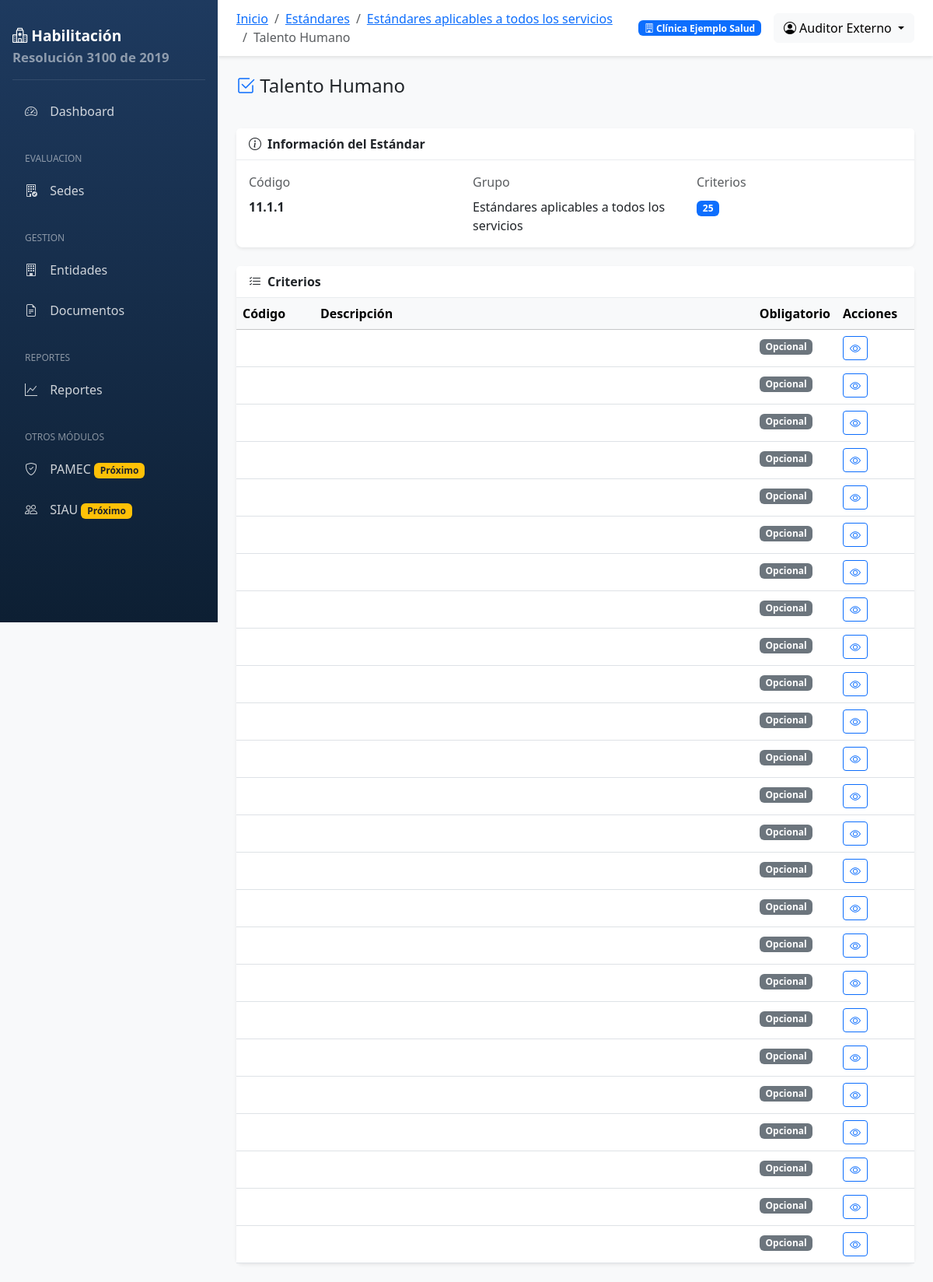
The app's page /estandares/estandar/53/ (signed in) with its own data.
### estandares/models.py (models this page shows, shortened)
class Estandar(models.Model):
    grupo = models.ForeignKey(
        GrupoEstandar,
        on_delete=models.CASCADE,
        related_name='estandares',
        verbose_name='Grupo'
    )
    codigo = models.CharField('Código', max_length=20)
    codigo_corto = models.CharField(
        'Código corto',
        max_length=20,
        blank=True,
        help_text='Código abreviado para uso interno (ej: TSTH, INF, DOT)'
    )
    nombre = models.CharField('Nombre', max_length=200)
    descripcion = models.TextField('Descripción', blank=True)
    paginas_resolucion = models.CharField(
        'Páginas en resolución',
        max_length=20,
        blank=True,
        help_text='Referencia a páginas en la resolución original'
    )
    orden = models.PositiveIntegerField('Orden de presentación', default=0)
    activo = models.BooleanField('Activo', default=True)
    class Meta:
        verbose_name = 'Estándar'
        verbose_name_plural = 'Estándares'
        ordering = ['grupo', 'orden', 'codigo']
        unique_together = ['grupo', 'codigo']

class GrupoEstandar(models.Model):
    codigo = models.CharField('Código', max_length=10, unique=True)
    nombre = models.CharField('Nombre', max_length=200)
    descripcion = models.TextField('Descripción', blank=True)
    aplica_todos = models.BooleanField(
        'Aplica a todos los servicios',
        default=False,
        help_text='Indica si este grupo aplica a todos los servicios (como el grupo 11.1)'
    )
    orden = models.PositiveIntegerField('Orden de presentación', default=0)
    activo = models.BooleanField('Activo', default=True)
    class Meta:
        verbose_name = 'Grupo de Estándares'
        verbose_name_plural = 'Grupos de Estándares'
        ordering = ['orden', 'codigo']

class Criterio(models.Model):
    TIPOS_CRITERIO = [
        ('CRITERIO', 'Criterio Evaluable'),
        ('TITULO', 'Título de Sección'),
        ('SUBTITULO', 'Subtítulo'),
        ('NOTA', 'Nota o Aclaración'),
    ]
    estandar = models.ForeignKey(
        Estandar,
        on_delete=models.CASCADE,
        related_name='criterios',
        verbose_name='Estándar general',
        null=True,
        blank=True
    )
    estandar_servicio = models.ForeignKey(
        EstandarServicio,
        on_delete=models.CASCADE,
        related_name='criterios',
        verbose_name='Estándar de servicio',
        null=True,
        blank=True
    )
    numero = models.CharField('Número', max_length=20, help_text='Numeración del criterio (ej: 1, 1.1, 1.1.1)')
    texto = models.TextField('Texto del criterio')
    tipo_criterio = models.CharField(
        'Tipo',
        max_length=20,
        choices=TIPOS_CRITERIO,
        default='CRITERIO',
        help_text='Indica si es un criterio evaluable, título o subtítulo'
    )
    es_titulo = models.BooleanField(
        'Es título/sección',
        default=False,
        help_text='Indica si es un título de sección y no requiere evaluación'
    )
    complejidad_aplica = models.CharField(
        'Complejidad aplicable',
        max_length=100,
        blank=True,
        help_text='Indica a qué complejidades aplica (baja, media, alta)'
    )
    modalidad_aplica = models.CharField(
        'Modalidad aplicable',
        max_length=200,
        blank=True,
        help_text='Indica a qué modalidades aplica'
    )
    observaciones = models.TextField('Observaciones', blank=True)
    orden = models.PositiveIntegerField('Orden', default=0)
    activo = models.BooleanField('Activo', default=True)
    class Meta:
        verbose_name = 'Criterio'
        verbose_name_plural = 'Criterios'
        ordering = ['orden', 'numero']

### entidades/models.py (models this page shows, shortened)
class EntidadPrestadora(models.Model):
    ESTADOS = [
        ('ACTIVO', 'Activo'),
        ('INACTIVO', 'Inactivo'),
        ('SUSPENDIDO', 'Suspendido'),
        ('EN_PROCESO', 'En proceso de habilitación'),
    ]
    tipo_prestador = models.ForeignKey(
        TipoPrestador,
        on_delete=models.PROTECT,
        verbose_name='Tipo de prestador'
    )
    razon_social = models.CharField('Razón social', max_length=300)
    nombre_comercial = models.CharField('Nombre comercial', max_length=300, blank=True)
    nit = models.CharField('NIT', max_length=20, unique=True)
    digito_verificacion = models.CharField('Dígito de verificación', max_length=1)
    codigo_reps = models.CharField('Código REPS', max_length=20, unique=True, blank=True, null=True)
    representante_legal = models.CharField('Representante legal', max_length=200)
    documento_representante = models.CharField('Documento representante', max_length=20)
    departamento = models.ForeignKey(
        Departamento,
        on_delete=models.PROTECT,
        verbose_name='Departamento'
    )
    municipio = models.ForeignKey(
        Municipio,
        on_delete=models.PROTECT,
        verbose_name='Municipio'
    )
    direccion = models.CharField('Dirección', max_length=300)
    telefono = models.CharField('Teléfono', max_length=50)
    email = models.EmailField('Correo electrónico')
    sitio_web = models.URLField('Sitio web', blank=True)
    logo = models.ImageField('Logo', upload_to='entidades/logos/', blank=True, null=True)
    gerente = models.CharField('Gerente/Director', max_length=200, blank=True)
    responsable_calidad = models.CharField('Responsable de calidad', max_length=200, blank=True)
    estado = models.CharField('Estado', max_length=20, choices=ESTADOS, default='EN_PROCESO')
    fecha_inscripcion_reps = models.DateField('Fecha inscripción REPS', null=True, blank=True)
    fecha_vencimiento_habilitacion = models.DateField('Fecha vencimiento habilitación', null=True, blank=True)
    fecha_creacion = models.DateTimeField('Fecha de creación', auto_now_add=True)
    fecha_modificacion = models.DateTimeField('Fecha de modificación', auto_now=True)
    creado_por = models.ForeignKey(
        settings.AUTH_USER_MODEL,
        on_delete=models.SET_NULL,
        null=True,
        blank=True,
        related_name='entidades_creadas'
    )
    class Meta:
        verbose_name = 'Entidad Prestadora'
        verbose_name_plural = 'Entidades Prestadoras'
        ordering = ['razon_social']
    @property
    def nombre_display(self):
        return self.nombre_comercial or self.razon_social

### usuarios/models.py (models this page shows, shortened)
class Usuario(AbstractUser):
    ROLES = [
        ('SUPER', 'Super Administrador'),
        ('ADMIN', 'Administrador de Entidad'),
        ('AUDITOR', 'Auditor (Solo lectura)'),
        ('CALIDAD', 'Responsable de Calidad'),
        ('EVALUADOR', 'Evaluador'),
        ('APROBADOR', 'Aprobador'),
        ('CONSULTOR', 'Consultor (Solo lectura)'),
    ]
    username = None  # Deshabilitamos username, usamos email
    email = models.EmailField('Correo electrónico', unique=True)
    primer_nombre = models.CharField('Primer nombre', max_length=50)
    segundo_nombre = models.CharField('Segundo nombre', max_length=50, blank=True)
    primer_apellido = models.CharField('Primer apellido', max_length=50)
    segundo_apellido = models.CharField('Segundo apellido', max_length=50, blank=True)
    documento_identidad = models.CharField('Documento de identidad', max_length=20, blank=True)
    telefono = models.CharField('Teléfono', max_length=20, blank=True)
    cargo = models.CharField('Cargo', max_length=100, blank=True)
    rol = models.CharField('Rol', max_length=20, choices=ROLES, default='CONSULTOR')
    entidad = models.ForeignKey(
        'entidades.EntidadPrestadora',
        on_delete=models.SET_NULL,
        null=True,
        blank=True,
        related_name='usuarios',
        verbose_name='Entidad Prestadora'
    )
    sedes = models.ManyToManyField(
        'entidades.Sede',
        blank=True,
        related_name='usuarios',
        verbose_name='Sedes asignadas'
    )
    foto = models.ImageField('Foto de perfil', upload_to='usuarios/fotos/', blank=True, null=True)
    fecha_ultimo_acceso = models.DateTimeField('Último acceso', null=True, blank=True)
    creado_por = models.ForeignKey(
        'self',
        on_delete=models.SET_NULL,
        null=True,
        blank=True,
        related_name='usuarios_creados'
    )
    objects = UsuarioManager()
    USERNAME_FIELD = 'email'
    REQUIRED_FIELDS = ['primer_nombre', 'primer_apellido']
    class Meta:
        verbose_name = 'Usuario'
        verbose_name_plural = 'Usuarios'
        ordering = ['primer_apellido', 'primer_nombre']
    @property
    def nombre_completo(self):
        nombres = f"{self.primer_nombre} {self.segundo_nombre}".strip()
        apellidos = f"{self.primer_apellido} {self.segundo_apellido}".strip()
        return f"{nombres} {apellidos}".strip()
    @property
    def es_administrador(self):
        return self.rol in ['SUPER', 'ADMIN']

### estandares/views.py (the view)
# urls.py: path('estandar/<int:pk>/', views.detalle_estandar, name='detalle_estandar'),
@login_required
def detalle_estandar(request, pk):
    estandar = get_object_or_404(Estandar, pk=pk)
    criterios = estandar.criterios.filter(activo=True)
    return render(request, 'estandares/detalle.html', {
        'titulo': estandar.nombre,
        'estandar': estandar,
        'criterios': criterios,
    })

### templates/estandares/detalle.html (shortened to what this page needs)
{% extends 'base.html' %}
{% block breadcrumb %}
<li class="breadcrumb-item"><a href="{% url 'estandares:lista_grupos' %}">Estándares</a></li>
<li class="breadcrumb-item"><a href="{% url 'estandares:detalle_grupo' estandar.grupo.id %}">{{ estandar.grupo.nombre }}</a></li>
<li class="breadcrumb-item active">{{ estandar.nombre }}</li>
{% endblock %}
{% block content %}
<div class="row mb-4">
    <div class="col-12">
        <h4 class="mb-0">
            <i class="bi bi-check2-square text-primary"></i>
            {{ estandar.nombre }}
        </h4>
    </div>
</div>
<div class="card mb-4">
    <div class="card-header">
        <i class="bi bi-info-circle me-2"></i>Información del Estándar
    </div>
    <div class="card-body">
        <div class="row">
            <div class="col-md-4">
                <label class="form-label text-muted">Código</label>
                <p class="mb-0 fw-bold">{{ estandar.codigo }}</p>
            </div>
            <div class="col-md-4">
                <label class="form-label text-muted">Grupo</label>
                <p class="mb-0">{{ estandar.grupo.nombre }}</p>
            </div>
            <div class="col-md-4">
                <label class="form-label text-muted">Criterios</label>
                <p class="mb-0"><span class="badge bg-primary">{{ estandar.criterios.count }}</span></p>
            </div>
        </div>
    </div>
</div>
<div class="card">
    <div class="card-header d-flex justify-content-between align-items-center">
        <span><i class="bi bi-list-check me-2"></i>Criterios</span>
    </div>
    <div class="card-body p-0">
        <div class="table-responsive">
            <table class="table table-hover mb-0">
                <thead class="table-light">
                    <tr>
                        <th style="width: 100px;">Código</th>
                        <th>Descripción</th>
                        <th style="width: 100px;">Obligatorio</th>
                        <th style="width: 100px;">Acciones</th>
                    </tr>
                </thead>
                <tbody>
                    {% for criterio in estandar.criterios.all %}
                    <tr>
                        <td><code>{{ criterio.codigo }}</code></td>
                        <td>{{ criterio.descripcion|truncatewords:30 }}</td>
                        <td>
                            {% if criterio.es_obligatorio %}
                            <span class="badge bg-danger">Obligatorio</span>
                            {% else %}
                            <span class="badge bg-secondary">Opcional</span>
                            {% endif %}
                        </td>
                        <td>
                            <a href="{% url 'estandares:detalle_criterio' criterio.id %}" class="btn btn-sm btn-outline-primary">
                                <i class="bi bi-eye"></i>
                            </a>
                        </td>
                    </tr>
                    {% empty %}
                    <tr>
                        <td colspan="4" class="text-center text-muted py-4">No hay criterios registrados</td>
                    </tr>
                    {% endfor %}
                </tbody>
            </table>
        </div>
    </div>
</div>
{% endblock %}

### templates/base.html (shortened to what this page needs)
{% load static %}
<!DOCTYPE html>
<html lang="es">
<head>
    <link href="https://cdn.jsdelivr.net/npm/bootstrap@5.3.2/dist/css/bootstrap.min.css" rel="stylesheet">
    <link href="https://cdn.jsdelivr.net/npm/bootstrap-icons@1.11.1/font/bootstrap-icons.css" rel="stylesheet">
</head>
<body>
    {% if user.is_authenticated %}
    <nav class="sidebar">
        <div class="brand">
            <i class="bi bi-hospital"></i> Habilitación
            <small class="d-block text-white-50">{{ RESOLUCION }}</small>
        </div>
        <ul class="nav flex-column">
            <li class="nav-item">
                <a class="nav-link {% if request.resolver_match.url_name == 'dashboard' %}active{% endif %}" href="{% url 'core:dashboard' %}">
                    <i class="bi bi-speedometer2"></i> Dashboard
                </a>
            </li>
            {% if user.entidad %}
            <li class="nav-section">Evaluacion</li>
            <li class="nav-item">
                <a class="nav-link {% if 'evaluacion' in request.path and 'sede' in request.path %}active{% endif %}" href="{% url 'evaluacion:sedes_evaluar' %}">
                    <i class="bi bi-building-check"></i> Sedes
                </a>
            </li>
            {% endif %}
            <li class="nav-section">Gestion</li>
            <li class="nav-item">
                <a class="nav-link" href="{% url 'entidades:lista' %}">
                    <i class="bi bi-building"></i> Entidades
                </a>
            </li>
            <li class="nav-item">
                <a class="nav-link" href="{% url 'documentos:lista' %}">
                    <i class="bi bi-file-earmark-text"></i> Documentos
                </a>
            </li>
            <li class="nav-section">Reportes</li>
            <li class="nav-item">
                <a class="nav-link" href="{% url 'reportes:dashboard' %}">
                    <i class="bi bi-graph-up"></i> Reportes
                </a>
            </li>
            <li class="nav-section">Otros Módulos</li>
            <li class="nav-item">
                <a class="nav-link" href="{% url 'pamec:dashboard' %}">
                    <i class="bi bi-shield-check"></i> PAMEC
                    <span class="badge bg-warning text-dark ms-auto">Próximo</span>
                </a>
            </li>
            <li class="nav-item">
                <a class="nav-link" href="{% url 'siau:dashboard' %}">
                    <i class="bi bi-people"></i> SIAU
                    <span class="badge bg-warning text-dark ms-auto">Próximo</span>
                </a>
            </li>
        </ul>
    </nav>
    <main class="main-content">
        <nav class="navbar-top d-flex justify-content-between align-items-center">
            <div>
                <nav aria-label="breadcrumb" class="d-inline-block">
                    <ol class="breadcrumb mb-0">
                        <li class="breadcrumb-item"><a href="{% url 'core:dashboard' %}">Inicio</a></li>
                        {% block breadcrumb %}{% endblock %}
                    </ol>
                </nav>
            </div>
            <div class="d-flex align-items-center">
                {% if entidad_actual %}
                <span class="badge bg-primary me-3">
                    <i class="bi bi-building"></i> {{ entidad_actual.nombre_display }}
                </span>
                {% endif %}
                <div class="dropdown">
                    <a class="btn btn-light dropdown-toggle" href="#" role="button" data-bs-toggle="dropdown">
                        <i class="bi bi-person-circle"></i> {{ user.nombre_completo|default:user.email }}
                    </a>
                </div>
            </div>
        </nav>
        <div class="content-wrapper">
            {% block content %}{% endblock %}
        </div>
    </main>
    {% else %}
    <div class="container">
        {% block auth_content %}{% endblock %}
    </div>
    {% endif %}
</body>
</html>

### records on screen
Estandar: grupo.nombre "Estándares aplicables a todos los servicios", nombre "Talento Humano", codigo "11.1.1", criterios.count "25"
EntidadPrestadora: nombre_display "Clínica Ejemplo Salud"
Usuario: nombre_completo "Auditor Externo"

### other values on screen
{{ RESOLUCION }} "Resolución 3100 de 2019"
